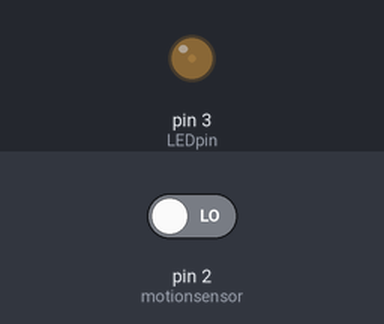
Simulated run of this sketch. Board: Arduino Uno, built with avr-gcc and run on an emulated ATmega328P. On the bench: output pins drawn as LEDs (lit = HIGH). The inputs (shaded band) are chosen by the test bench; at power-on: pin 2 (motionsensor) LOW.

Above: at 0.15 s.
At 0.75 s:
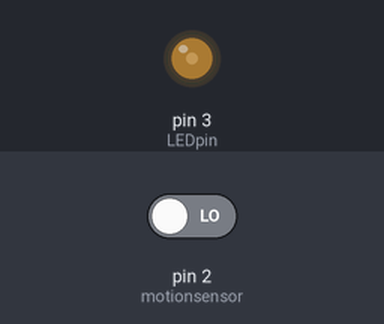
At 1.35 s:
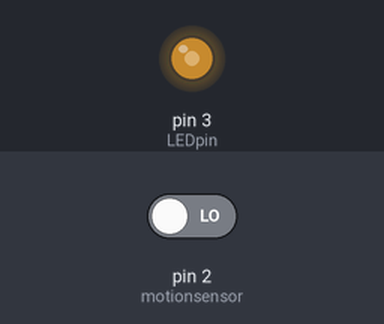
At 2.7 s:
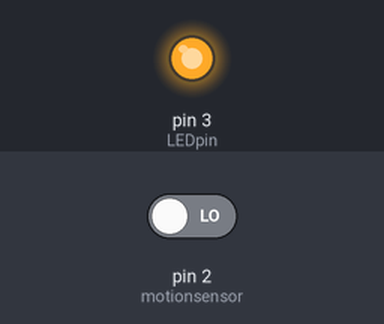
Timing chart, 0 to 16.5 s (numbered marks = the images above):
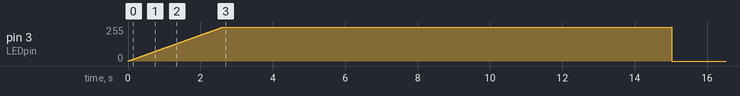

Measured:
- by itself, pin 3 (LEDpin): rises from 0/255 to 254/255 in 2.6 s, then falls to 0/255 in 12.4 s

The sketch:

LEDStrip_MotionController.ino
```cpp
const int motionsensor = 2;
const int LEDpin = 3;
const unsigned long LightDuration = 15000;
unsigned long LastMotionTime = 0;
bool isLightOn = false;

void setup() {
  // initialize digital pin LED_BUILTIN as an output.
  pinMode(motionsensor, INPUT);
  pinMode(LEDpin, OUTPUT);
  analogWrite(LEDpin,0);
}

// the loop function runs over and over again forever
void loop() {

  unsigned long currentTime = millis();
  int motion = digitalRead(motionsensor);


  if (motion == HIGH) {
    LastMotionTime = currentTime;
  }

  bool shouldBeOn = (currentTime - LastMotionTime < LightDuration);

  if (shouldBeOn && !isLightOn) {
    for(float i = 0; i <= 255; i+=0.1) {
    analogWrite(LEDpin, i);
    delay(1);
    }
    isLightOn = true;
}
  else if (!shouldBeOn && isLightOn) {
    analogWrite(LEDpin, 0);
    isLightOn = false;
  }
  delay(50);
}
```
